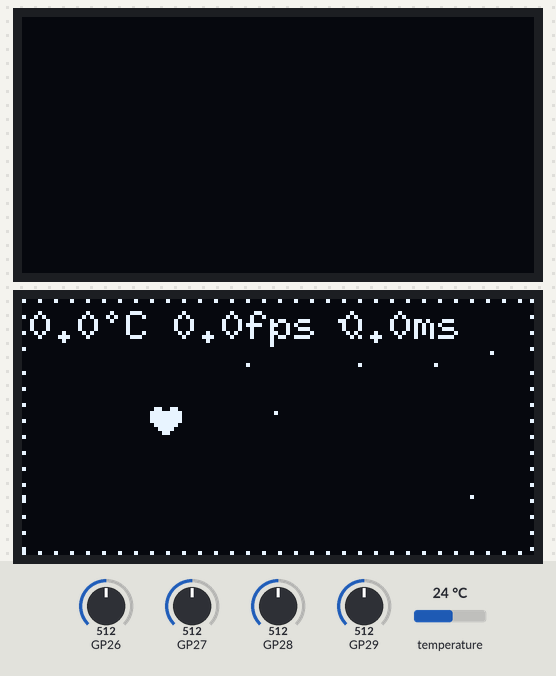
Bench run of a sketch on a simulated Raspberry Pi Pico. Shown: 2 × 128×64 one-colour display. Wiring (inferred from the names in the program): SSD1306 OLED at I2C address 0x3C. Inputs (shaded band) come from the test bench; at power-on: temperature 24 °C, GP26 = 512, GP27 = 512, GP28 = 512, GP29 = 512 (analog values on the 0–1023 scale). Random numbers use the default seed unless the sketch sets one.

Above: at 1.3 s.
1.4 s: temperature set to 12 °C
At 4.07 s:
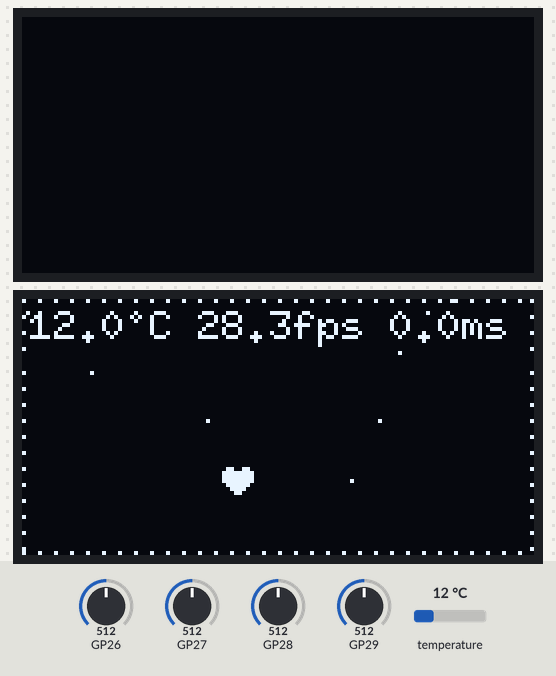
5.3 s: temperature set to 19 °C
At 6.28 s:
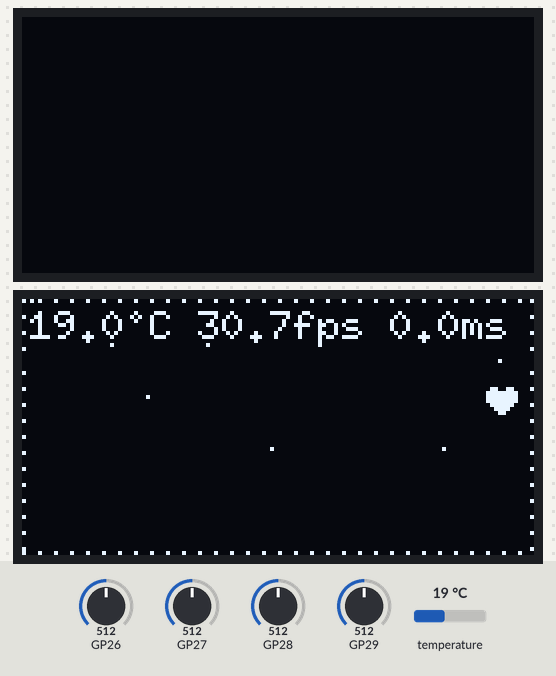
9.2 s: temperature set to 28 °C
At 12.27 s:
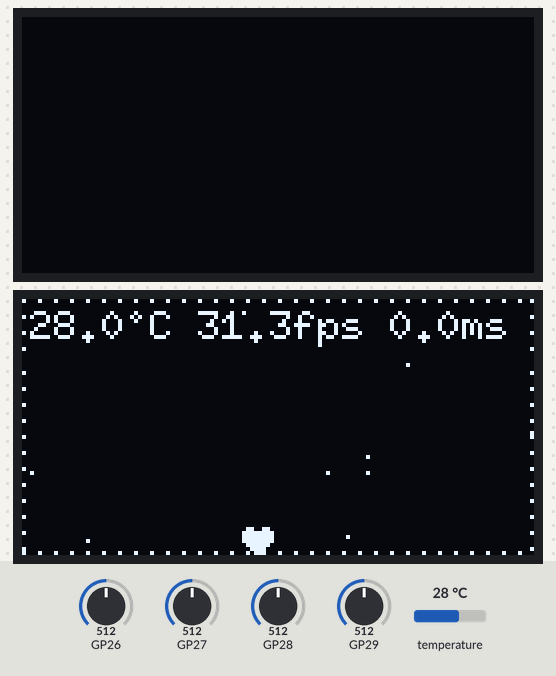
13.1 s: temperature set to 33 °C
At 15.78 s:
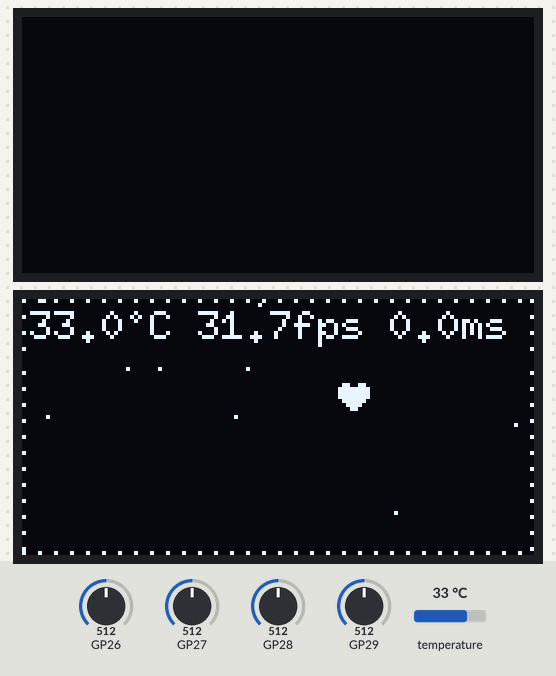
17.0 s: temperature set to 41 °C
At 18.29 s:
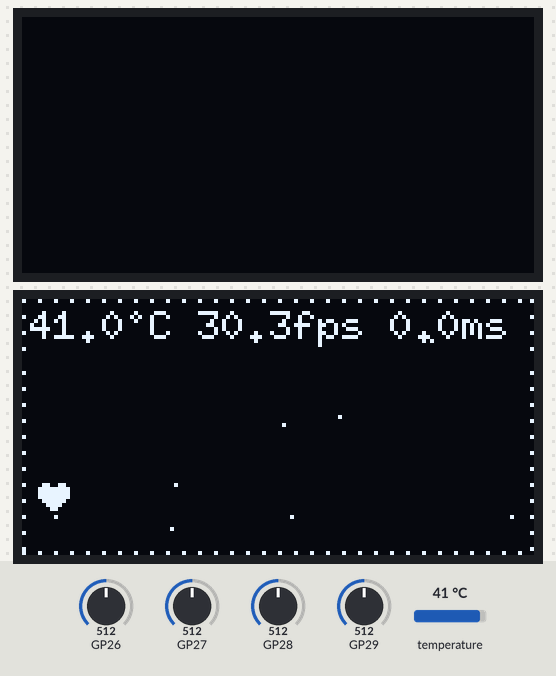
20.9 s: temperature set to 0 °C
At 21.43 s:
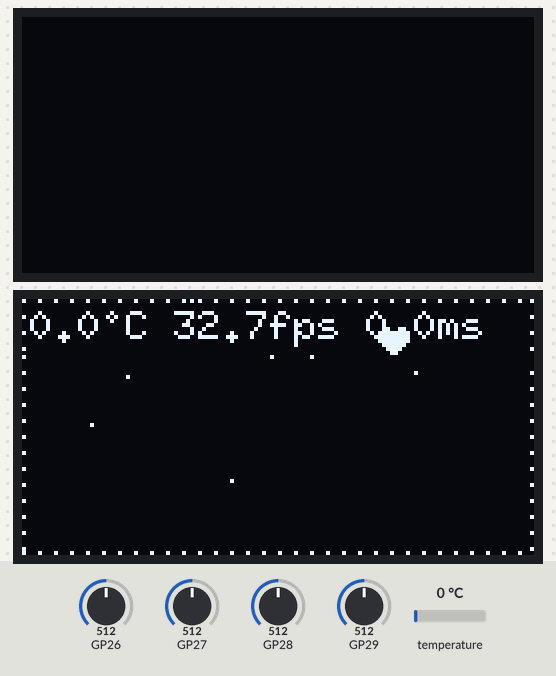

The sketch:

oled.ino
```cpp
#include <U8g2lib.h>
#include <Wire.h>
#include <hardware/adc.h>

#include "displayBuffer.h"
#include "driver.h"
#include "logging.h"
#include "movable.h"

#define SCREEN_WIDTH 128
#define SCREEN_HEIGHT 64
#define LINES_PER_PAGE 8
#define SSD1306_I2C_ADDR 0x3C
#define COLUMN_SIZE 16 // 한 번에 전송할 컬럼 수

#define NUM_POINTS 9 // 동시에 움직일 점 개수

// Heart icon data (horizontal format)
const uint8_t heartIcon_horizontal[8] = {0b01100110, 0b11111111, 0b11111111,
                                         0b11111111, 0b01111110, 0b00111100,
                                         0b00011000, 0b00000000};
uint8_t heartIcon_vertical[8];

Movable *objects[NUM_POINTS + 1];
DisplayBuffer displayBuffer(128, 64, 1, VERTICAL, 2,
                            2); // Skip 1 lines from page 2
SSD1306Driver driver;
Logger logger;
U8G2_SSD1306_128X64_NONAME_F_SW_I2C u8g2(U8G2_R0, /* clock=*/SCL, /* data=*/SDA,
                                         /* reset=*/U8X8_PIN_NONE);

float readVoltage(int pin) {
  int rawValue = analogRead(pin);
  return (rawValue * 3.3) / 4095.0;
}

unsigned long getRandomValue() {
  float tempC = analogReadTemp();

  char msg[64];
  snprintf(msg, sizeof(msg), "Internal Temp: %.2f(C)", tempC);
  logger.addLog(msg);

  // 외부 ADC 읽기 (전압으로 변환)
  float voltA0 = readVoltage(A0);
  float voltA1 = readVoltage(A1);
  float voltA2 = readVoltage(A2);
  float voltA3 = readVoltage(A3);

  snprintf(msg, sizeof(msg), "A0:%.2fV A1:%.2fV A2:%.2fV A3:%.2fV", voltA0,
           voltA1, voltA2, voltA3);
  logger.addLog(msg);

  int valA0 = analogRead(A0);
  int valA1 = analogRead(A1);
  int valA2 = analogRead(A2);
  int valA3 = analogRead(A3);

  unsigned long val = tempC + valA0 + valA1 + valA2 + valA3;
  snprintf(msg, sizeof(msg), "Sum: %lu", val);
  logger.addLog(msg);

  // 시간 기반 엔트로피 추가
  unsigned long time_entropy = micros();
  snprintf(msg, sizeof(msg), "Time entropy: %lu", time_entropy);
  logger.addLog(msg);

  return (unsigned long)val + time_entropy;
}

void i2c_reset() {
  logger.addLog("Initializing I2C...");
  Wire.end();
  delay(50);
  Wire.begin();
  Wire.setClock(1000000); // 1MHz
  delay(10);
}

void ssd1306_init() {
  logger.addLog("Initializing SSD1306...");

  uint8_t init_cmds[] = {
      0xAE,       // Display OFF
      0xD5, 0x80, // Set display clock divide ratio
      0xA8, 0x3F, // Set multiplex ratio (64)
      0xD3, 0x00, // Set display offset
      0x40,       // Set start line
      0x8D, 0x14, // Charge pump setting (enable)
      0x20, 0x00, // Memory addressing mode (horizontal)
      0xA1,       // Set segment re-map
      0xC8,       // Set COM output scan direction
      0xDA, 0x12, // Set COM pins hardware configuration
      0x81, 0xCF, // Set contrast control
      0xD9, 0xF1, // Set pre-charge period
      0xDB, 0x40, // Set VCOMH deselect level
      0xA4,       // Entire display ON (resume to RAM content)
      0xA6,       // Set normal display
      0x2E,       // Deactivate scroll
      0xAF        // Display ON
  };

  for (int i = 0; i < sizeof(init_cmds); i++) {
    Wire.beginTransmission(SSD1306_I2C_ADDR);
    Wire.write(0x00); // Command mode
    Wire.write(init_cmds[i]);
    byte error = Wire.endTransmission();

    if (error != 0) {
      char msg[64];
      snprintf(msg, sizeof(msg), "I2C error at cmd %d: %d", i, error);
      logger.addLog(msg);

      // 에러 시 재시도
      if (error == 5) { // timeout
        logger.addLog("Timeout detected, resetting I2C...");
        i2c_reset();
        delay(10);
        // 재시도
        Wire.beginTransmission(SSD1306_I2C_ADDR);
        Wire.write(0x00);
        Wire.write(init_cmds[i]);
        error = Wire.endTransmission();
        if (error == 0) {
          logger.addLog("Retry successful");
        }
      }
    }
  }

  logger.addLog("SSD1306 initialization complete");
}

void setup() {
  Serial.begin(115200);

  adc_init();
  analogReadResolution(12);

  i2c_reset();

  logger.addLog("Starting OLED bouncing icon...");

  // Initialize U8g2
  u8g2.begin();
  u8g2.enableUTF8Print();
  u8g2.setFont(u8g2_font_6x10_tf);

  // Transform heart icon to vertical format
  DisplayBuffer::transform8x8Icon(heartIcon_horizontal, heartIcon_vertical);

  randomSeed(getRandomValue());

  ssd1306_init();

  // 초기화 완료 후 고속 모드로 전환
  Wire.setClock(1000000); // 1MHz (최고 속도)
  logger.addLog("I2C speed set to 1MHz");

  // 객체들 초기화
  for (int i = 0; i < NUM_POINTS; i++) {
    int x = random(0, SCREEN_WIDTH);
    int y = random(0, SCREEN_HEIGHT);
    int vx = random(-3, 4);
    int vy = random(-3, 4);
    if (vx == 0)
      vx = 1;
    if (vy == 0)
      vy = 1;
    objects[i] = new BouncingPoint(x, y, vx, vy);
  }
  // Create FallingIcon with actual size (8x7) starting from top
  FallingIcon *heart =
      new FallingIcon(SCREEN_WIDTH / 2 - 4, 0, heartIcon_vertical, 8, 7, 100);
  heart->vx = random(-20, 21);
  heart->vy = 0.0; // Ensure vy starts at 0

  char heartMsg[64];
  snprintf(heartMsg, sizeof(heartMsg), "Heart: pos(%.1f,%.1f) vel(%.1f,%.1f)",
           heart->x, heart->y, heart->vx, heart->vy);
  logger.addLog(heartMsg);

  objects[NUM_POINTS] = heart;

  displayBuffer.clear();

  delay(100);
}

unsigned long timestamp = millis();
unsigned long temp_debug_timer = 0;
bool allowSerial = false;
int frameCount = 0;
float currentTemp = 0;
float currentFPS = 0;
float currentAvgDelay = 0;

const unsigned long TARGET_FRAME_MS = 16667; // 60 FPS = 16.667ms
unsigned long frameStart;
unsigned long totalDelayTime = 0;
int delayCount = 0;

void loop() {
  frameStart = micros();

  displayBuffer.clear();
  displayBuffer.drawBorder();
  int dt = millis() - timestamp; // ms 단위
  timestamp = millis();
  frameCount++;

  if (millis() - temp_debug_timer >= 3000) {
    float cpuTemp = analogReadTemp();
    float fps = frameCount / 3.0;
    float avgDelay =
        delayCount > 0 ? (float)totalDelayTime / delayCount / 1000.0 : 0;
    char tempMsg[64];
    snprintf(tempMsg, sizeof(tempMsg), "CPU: %.2f°C, %.1ffps, AvgDelay: %.2fms",
             cpuTemp, fps, avgDelay);
    logger.addLog(tempMsg);
    temp_debug_timer = millis();
    frameCount = 0;
    totalDelayTime = 0;
    delayCount = 0;

    currentTemp = cpuTemp;
    currentFPS = fps;
    currentAvgDelay = avgDelay;
  }

  // 모든 객체 업데이트 및 그리기
  for (int i = 0; i <= NUM_POINTS; i++) {
    objects[i]->update(timestamp, displayBuffer);
    objects[i]->draw(displayBuffer);
  }

  // U8g2로 텍스트 렌더링
  u8g2.clearBuffer();
  int cursorX = 2;
  int cursorY = 10;
  u8g2.setCursor(cursorX, cursorY);
  char textStr[32];
  snprintf(textStr, sizeof(textStr), "%.1f°C %.1ffps %.1fms", currentTemp,
           currentFPS, currentAvgDelay);
  u8g2.print(textStr);

  // 실제 텍스트 크기로 부분 병합
  int textWidth = u8g2.getStrWidth(textStr);
  int fontHeight = u8g2.getMaxCharHeight();
  int textStartY = cursorY - u8g2.getAscent();
  int textEndY = cursorY + u8g2.getDescent();
  int startPage = max(0, textStartY / 8);
  int maxPages = (displayBuffer.getHeight() + 7) / 8;
  int endPage = min(maxPages, (textEndY + 7) / 8 + 1);
  displayBuffer.mergeBufferRegion(u8g2.getBufferPtr(), startPage, endPage,
                                  cursorX, cursorX + textWidth);

  if (timestamp > 1000 || allowSerial) {
    // 저장된 로그 출력 (시리얼 버퍼에 여유가 있을 때)
    logger.flushLogs();
    allowSerial = true;
  }

  displayBuffer.updateDisplay(driver);

  // Dynamic frame timing for 60 FPS
  unsigned long frameTime = micros() - frameStart;
  if (frameTime < TARGET_FRAME_MS) {
    unsigned long delayTime = TARGET_FRAME_MS - frameTime;
    delayMicroseconds(delayTime);
    totalDelayTime += delayTime;
    delayCount++;
  }
}
```

displayBuffer.cpp
```cpp
#include "displayBuffer.h"
#include "driver.h"
#include <Arduino.h>

void DisplayBuffer::setPixel(int x, int y, bool on) {
  if (x < 0 || x >= width || y < 0 || y >= getHeight())
    return;

  int byteIndex = x + (y / (8 / bitsPerPixel)) * width;
  int bitIndex = y % (8 / bitsPerPixel);

  if (on) {
    current[byteIndex] |= (1 << bitIndex);
  } else {
    current[byteIndex] &= ~(1 << bitIndex);
  }
}

// 8x8 vertical icon only - direct byte manipulation
void DisplayBuffer::draw8x8Icon(int x, int y, const uint8_t *verticalIcon) {
  // Allow partial drawing - only skip if completely outside
  if (x + 8 <= 0 || y + 8 <= 0 || x >= width || y >= getHeight())
    return;

  int startPage = y / 8;
  int yOffset = y % 8;

  if (yOffset == 0) {
    // Aligned to page boundary: direct byte OR
    for (int col = 0; col < 8; col++) {
      orByteColumn(x + col, startPage, verticalIcon[col]);
    }
  } else {
    // Crosses page boundary: split into 2 pages
    for (int col = 0; col < 8; col++) {
      uint8_t iconByte = verticalIcon[col];

      // Upper page
      orByteColumn(x + col, startPage, iconByte << yOffset);

      // Lower page
      if (startPage + 1 < (getHeight() + 7) / 8) {
        orByteColumn(x + col, startPage + 1, iconByte >> (8 - yOffset));
      }
    }
  }
}

// Utility: transform horizontal 8x8 icon to vertical format
void DisplayBuffer::transform8x8Icon(const uint8_t *horizontalIcon,
                                     uint8_t *verticalIcon) {
  for (int col = 0; col < 8; col++) {
    uint8_t verticalByte = 0;
    for (int row = 0; row < 8; row++) {
      if (horizontalIcon[row] & (1 << (7 - col))) {
        verticalByte |= (1 << row);
      }
    }
    verticalIcon[col] = verticalByte;
  }
}

void DisplayBuffer::orByteColumn(int x, int page, uint8_t data) {
  if (x < 0 || x >= width || page < 0 || page >= (height + linesToSkip + 7) / 8)
    return;

  int byteIndex = x + page * width;
  current[byteIndex] |= data;
}

void DisplayBuffer::mergeBufferRegion(uint8_t *srcBuffer, int startPage,
                                      int endPage, int startCol, int endCol) {
  for (int page = startPage; page < endPage && page < height / 8; page++) {
    for (int col = startCol; col < endCol && col < width; col++) {
      int idx = page * width + col;
      current[idx] |= srcBuffer[idx];
    }
  }
}

void DisplayBuffer::drawBorder() {
  int bufferHeight = getHeight();
  // Draw top and bottom borders
  for (int x = 0; x < width; x += 4) {
    setPixel(x, 0, true);                // Top border
    setPixel(x, bufferHeight - 1, true); // Bottom border (use physical height)
  }

  // Draw left and right borders
  for (int y = 0; y < bufferHeight; y += 4) {
    setPixel(0, y, true);         // Left border
    setPixel(width - 1, y, true); // Right border
  }
}

void DisplayBuffer::drawTestPattern() {
  int bufferHeight = getHeight();

  // Draw top and bottom borders
  for (int x = 0; x < width; x++) {
    setPixel(x, 0, true);                // Top border
    setPixel(x, bufferHeight - 1, true); // Bottom border (use physical height)
  }

  // Draw left and right borders
  for (int y = 0; y < bufferHeight; y += 2) {
    setPixel(0 + (y / 10), y, true);         // Left border
    setPixel(width - 1 - (y / 10), y, true); // Right border
  }
}

void DisplayBuffer::clear() { memset(current, 0, bufferSize); }

void DisplayBuffer::swap() {
  uint8_t *temp = current;
  current = previous;
  previous = temp;
}

void DisplayBuffer::updateDisplay(DisplayDriver &driver) {
  int numPages = (getHeight() + 7) / 8;
  for (int page = 0; page < numPages; page++) {
    for (int chunkStart = 0; chunkStart < width; chunkStart += chunkSize) {
      bool chunk_changed = false;
      int chunk_end = min(chunkStart + chunkSize, width);

      for (int col = chunkStart; col < chunk_end; col++) {
        int idx = page * width + col;

        if (linesToSkip > 0 && page >= pageToSkip) {
          uint16_t curr_16 = (uint16_t)current[idx];
          uint16_t prev_16 = (uint16_t)previous[idx];

          if (page < numPages - 1) {
            int next_idx = (page + 1) * width + col;
            curr_16 |= (uint16_t)current[next_idx] << 8;
            prev_16 |= (uint16_t)previous[next_idx] << 8;
          }

          uint16_t mask = 0x00FF << linesToSkip;
          curr_16 &= mask;
          prev_16 &= mask;

          if (curr_16 != prev_16) {
            chunk_changed = true;
            break;
          }
        } else {
          if (current[idx] != previous[idx]) {
            chunk_changed = true;
            break;
          }
        }
      }

      if (chunk_changed) {
        driver.setPosition(page, chunkStart);

        for (int col = chunkStart; col < chunk_end; col++) {
          int idx = page * width + col;

          if (linesToSkip > 0 && page >= pageToSkip) {
            uint16_t data_16 = (uint16_t)current[idx];
            if (page < numPages - 1) {
              int next_idx = (page + 1) * width + col;
              data_16 |= (uint16_t)current[next_idx] << 8;
            }
            chunkData[col - chunkStart] = data_16 >> linesToSkip;
          } else {
            chunkData[col - chunkStart] = current[idx];
          }
        }

        driver.writeData(chunkData, chunk_end - chunkStart);
      }
    }
  }
  swap();
}
```

displayBuffer.h
```cpp
#pragma once
#include <cstdint>

class DisplayDriver;

enum Orientation {
  VERTICAL = 0,  // Default: vertical orientation (SSD1306 native)
  HORIZONTAL = 1 // Horizontal orientation (icon data format) - Not implemented
};

class DisplayBuffer {
public:
  const int width, height, bitsPerPixel;
  const int bufferWidth, bufferSize;
  uint8_t *current, *previous, *chunkData;
  bool *dirtyRegions;
  Orientation orientation;
  int linesToSkip, pageToSkip, chunkSize;

  DisplayBuffer(int w = 128, int h = 64, int bpp = 1,
                Orientation orient = VERTICAL, int skipLines = 0,
                int skipFromPage = 0, int chunkSz = 16)
      : width(w), height(h), bitsPerPixel(bpp), orientation(orient),
        bufferWidth(w), bufferSize(w * ((h + skipLines + 7) / 8)),
        linesToSkip(skipLines), pageToSkip(skipFromPage), chunkSize(chunkSz) {
    current = new uint8_t[bufferSize];
    previous = new uint8_t[bufferSize];
    chunkData = new uint8_t[chunkSize];
    dirtyRegions = new bool[(h + skipLines + 7) / 8];
  }

  ~DisplayBuffer() {
    delete[] current;
    delete[] previous;
    delete[] chunkData;
    delete[] dirtyRegions;
  }

  void setPixel(int x, int y, bool on);
  void draw8x8Icon(int x, int y,
                   const uint8_t *verticalIcon); // 8x8 vertical icon only

  void orByteColumn(int x, int page, uint8_t data);
  void mergeBufferRegion(uint8_t *srcBuffer, int startPage, int endPage,
                         int startCol, int endCol);
  void drawBorder();
  void drawTestPattern();
  void clear();

  // Utility function: transform horizontal icon to vertical format
  static void transform8x8Icon(const uint8_t *horizontalIcon,
                               uint8_t *verticalIcon);
  void swap();
  void updateDisplay(DisplayDriver &driver);
  bool *getDirtyRegions() { return dirtyRegions; }
  uint8_t *getBuffer() { return current; }
  int getWidth() const { return width; }
  int getHeight() const { return height + linesToSkip; }
};
```

logging.cpp
```cpp
#include "logging.h"
#include <Arduino.h>

void Logger::addLog(const char *msg) {
  if (logCount < LOG_BUFFER_SIZE) {
    logBuffer[logWriteIndex].timestamp = millis();
    strncpy(logBuffer[logWriteIndex].message, msg, 63);
    logBuffer[logWriteIndex].message[63] = '\0';
    logWriteIndex = (logWriteIndex + 1) % LOG_BUFFER_SIZE;
    logCount++;
  }
}

void Logger::flushLogs() {
  while (logCount > 0 && Serial.availableForWrite() > 64) {
    Serial.print("[");
    Serial.print(logBuffer[logReadIndex].timestamp);
    Serial.print("] ");
    Serial.println(logBuffer[logReadIndex].message);

    logReadIndex = (logReadIndex + 1) % LOG_BUFFER_SIZE;
    logCount--;
  }
}
```

logging.h
```cpp
#pragma once

class Logger {
public:
  struct LogEntry {
    unsigned long timestamp;
    char message[64];
  };

private:
  static const int LOG_BUFFER_SIZE = 10;
  LogEntry logBuffer[LOG_BUFFER_SIZE];
  int logWriteIndex = 0;
  int logReadIndex = 0;
  int logCount = 0;

public:
  void addLog(const char *msg);
  void flushLogs();
};
```

movable.cpp
```cpp
#include "movable.h"
#include <Arduino.h>

BouncingPoint::BouncingPoint(float posX, float posY, float velX, float velY,
                             int scale)
    : Movable(posX, posY, velX, velY, scale) {}

void BouncingPoint::update(unsigned long currentTime,
                           const DisplayBuffer &buffer) {
  if (lastUpdateTime == 0)
    lastUpdateTime = currentTime;

  int dt = currentTime - lastUpdateTime;
  lastUpdateTime = currentTime;

  x += vx * dt / movementScale;
  y += vy * dt / movementScale;

  if (x <= 0 || x >= buffer.getWidth() - 1)
    vx = -vx;
  if (y <= 0 || y >= buffer.getHeight() - 1)
    vy = -vy;

  x = constrain(x, 0.0f, (float)(buffer.getWidth() - 1));
  y = constrain(y, 0.0f, (float)(buffer.getHeight() - 1));
}

void BouncingPoint::draw(DisplayBuffer &buffer) { buffer.setPixel(x, y, true); }

FallingIcon::FallingIcon(float posX, float posY, const uint8_t *icon, int w,
                         int h, int scale)
    : Movable(posX, posY, 0.0, 0.0, scale), iconData(icon), initialEnergy(0.0),
      iconWidth(w), iconHeight(h) {}

void FallingIcon::update(unsigned long currentTime,
                         const DisplayBuffer &buffer) {
  if (lastUpdateTime == 0)
    lastUpdateTime = currentTime;

  int dt = currentTime - lastUpdateTime;
  lastUpdateTime = currentTime;

  // Apply gravity
  vy += gravity * dt / (float)movementScale;

  // Update position
  x += vx * dt / (float)movementScale;
  y += vy * dt / (float)movementScale;

  // Bounce off walls (perfect elastic collision)
  if (x <= 0) {
    vx = -vx;
    x = 0.0f;
  } else if (x >= buffer.getWidth() - iconWidth) {
    vx = -vx;
    x = (float)(buffer.getWidth() - iconWidth);
  }

  // Only bounce off bottom (ground)
  if (y >= buffer.getHeight() - iconHeight) {
    vy = -vy;
    y = (float)(buffer.getHeight() - iconHeight);

    // Energy restoration: store and restore initial bounce velocity
    if (initialEnergy == 0.0) {
      initialEnergy = abs(vy); // Store initial bounce velocity
    } else {
      vy = vy > 0 ? initialEnergy : -initialEnergy; // Restore energy
    }
  }
}

void FallingIcon::draw(DisplayBuffer &buffer) {
  // Draw if any part of icon overlaps with screen
  bool xOverlap = (x < buffer.getWidth()) && (x + iconWidth > 0);
  bool yOverlap = (y < buffer.getHeight()) && (y + iconHeight > 0);

  if (xOverlap && yOverlap) {
    buffer.draw8x8Icon((int)x, (int)y, iconData);
  }
}
```

Source omitted: movable.h (1304 bytes), driver.cpp (1341 bytes), driver.h (576 bytes)
